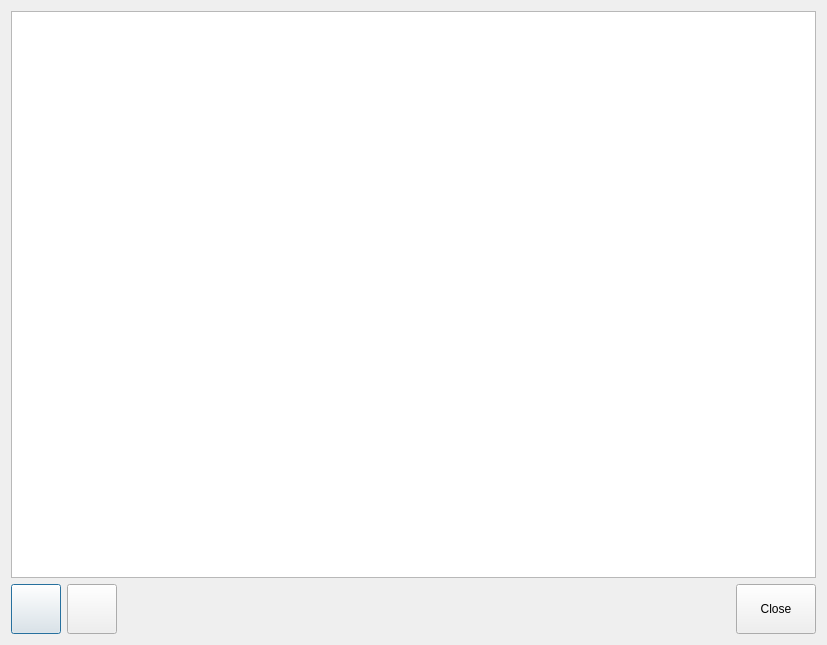
<?xml version="1.0" encoding="UTF-8"?>
<ui version="4.0">
 <class>DlgChangePass</class>
 <widget class="QDialog" name="DlgChangePass">
  <property name="geometry">
   <rect>
    <x>0</x>
    <y>0</y>
    <width>827</width>
    <height>645</height>
   </rect>
  </property>
  <property name="windowTitle">
   <string>Dialog</string>
  </property>
  <layout class="QVBoxLayout" name="verticalLayout">
   <item>
    <widget class="QETableWidget" name="tblEmployes">
     <property name="verticalScrollBarPolicy">
      <enum>Qt::ScrollBarAlwaysOff</enum>
     </property>
     <property name="editTriggers">
      <set>QAbstractItemView::NoEditTriggers</set>
     </property>
     <property name="selectionMode">
      <enum>QAbstractItemView::SingleSelection</enum>
     </property>
     <attribute name="horizontalHeaderVisible">
      <bool>false</bool>
     </attribute>
     <attribute name="horizontalHeaderDefaultSectionSize">
      <number>250</number>
     </attribute>
     <attribute name="verticalHeaderVisible">
      <bool>false</bool>
     </attribute>
     <attribute name="verticalHeaderDefaultSectionSize">
      <number>40</number>
     </attribute>
     <attribute name="verticalHeaderHighlightSections">
      <bool>false</bool>
     </attribute>
    </widget>
   </item>
   <item>
    <widget class="QWidget" name="widget" native="true">
     <layout class="QHBoxLayout" name="horizontalLayout">
      <property name="leftMargin">
       <number>0</number>
      </property>
      <property name="topMargin">
       <number>0</number>
      </property>
      <property name="rightMargin">
       <number>0</number>
      </property>
      <property name="bottomMargin">
       <number>0</number>
      </property>
      <item>
       <widget class="QPushButton" name="btnDown">
        <property name="minimumSize">
         <size>
          <width>50</width>
          <height>50</height>
         </size>
        </property>
        <property name="text">
         <string/>
        </property>
        <property name="icon">
         <iconset resource="Res.qrc">
          <normaloff>:/res/down.png</normaloff>:/res/down.png</iconset>
        </property>
        <property name="iconSize">
         <size>
          <width>36</width>
          <height>36</height>
         </size>
        </property>
       </widget>
      </item>
      <item>
       <widget class="QPushButton" name="btnUp">
        <property name="minimumSize">
         <size>
          <width>50</width>
          <height>50</height>
         </size>
        </property>
        <property name="text">
         <string/>
        </property>
        <property name="icon">
         <iconset resource="Res.qrc">
          <normaloff>:/res/up.png</normaloff>:/res/up.png</iconset>
        </property>
        <property name="iconSize">
         <size>
          <width>36</width>
          <height>36</height>
         </size>
        </property>
       </widget>
      </item>
      <item>
       <spacer name="horizontalSpacer">
        <property name="orientation">
         <enum>Qt::Horizontal</enum>
        </property>
        <property name="sizeHint" stdset="0">
         <size>
          <width>557</width>
          <height>20</height>
         </size>
        </property>
       </spacer>
      </item>
      <item>
       <widget class="QPushButton" name="btnClose">
        <property name="minimumSize">
         <size>
          <width>0</width>
          <height>50</height>
         </size>
        </property>
        <property name="text">
         <string>Close</string>
        </property>
        <property name="icon">
         <iconset resource="Res.qrc">
          <normaloff>:/res/exit.png</normaloff>:/res/exit.png</iconset>
        </property>
        <property name="iconSize">
         <size>
          <width>36</width>
          <height>36</height>
         </size>
        </property>
       </widget>
      </item>
     </layout>
    </widget>
   </item>
  </layout>
 </widget>
 <customwidgets>
  <customwidget>
   <class>QETableWidget</class>
   <extends>QTableWidget</extends>
   <header>qetablewidget.h</header>
  </customwidget>
 </customwidgets>
 <resources>
  <include location="Res.qrc"/>
 </resources>
 <connections/>
</ui>
